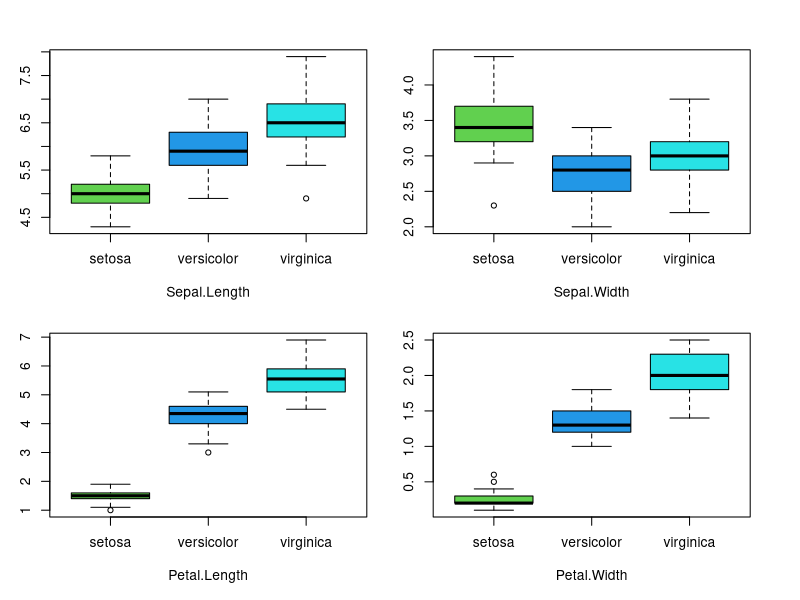
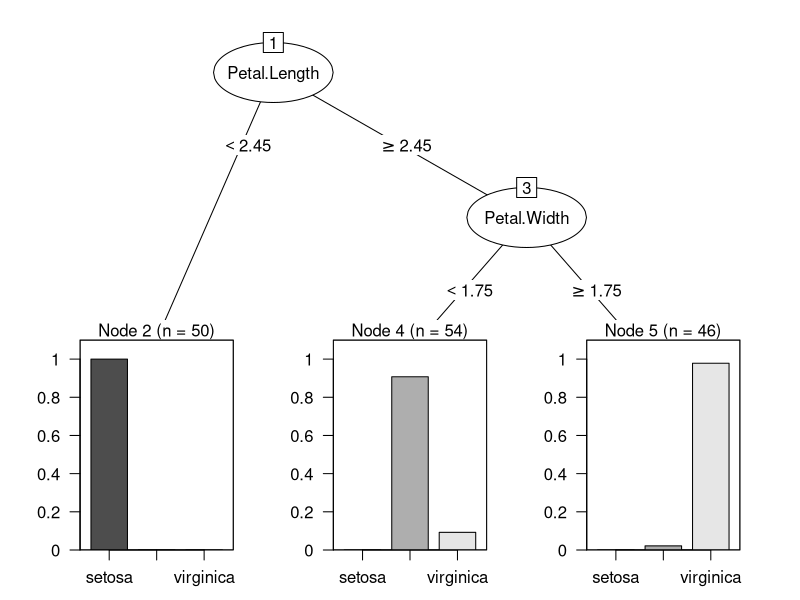

These figures' R source, in order:
## ---- chunk 1
data(iris)
str(iris)
## ---- chunk 2
# split predictors from outcome
x <- iris[,1:4]
y <- iris[,5]
par(mfrow = c(2, 2), mar = c(4,2,2,2), oma = c(1, 1, 1, 1))
for (name in colnames(x)) {
  boxplot(x[[name]]~y , col=c(3:(length(unique(y))+2)),ylab="Outcome", xlab=name)
}
## ---- chunk 3
library(rpart)
library(caret)
rPartMdl <- train( x, y, method = "rpart2", tuneLength = 10, trControl = trainControl( method = "cv"))
## ---- chunk 4
library( partykit)
rulesTree <- as.party(rPartMdl$finalModel)
plot( rulesTree)
